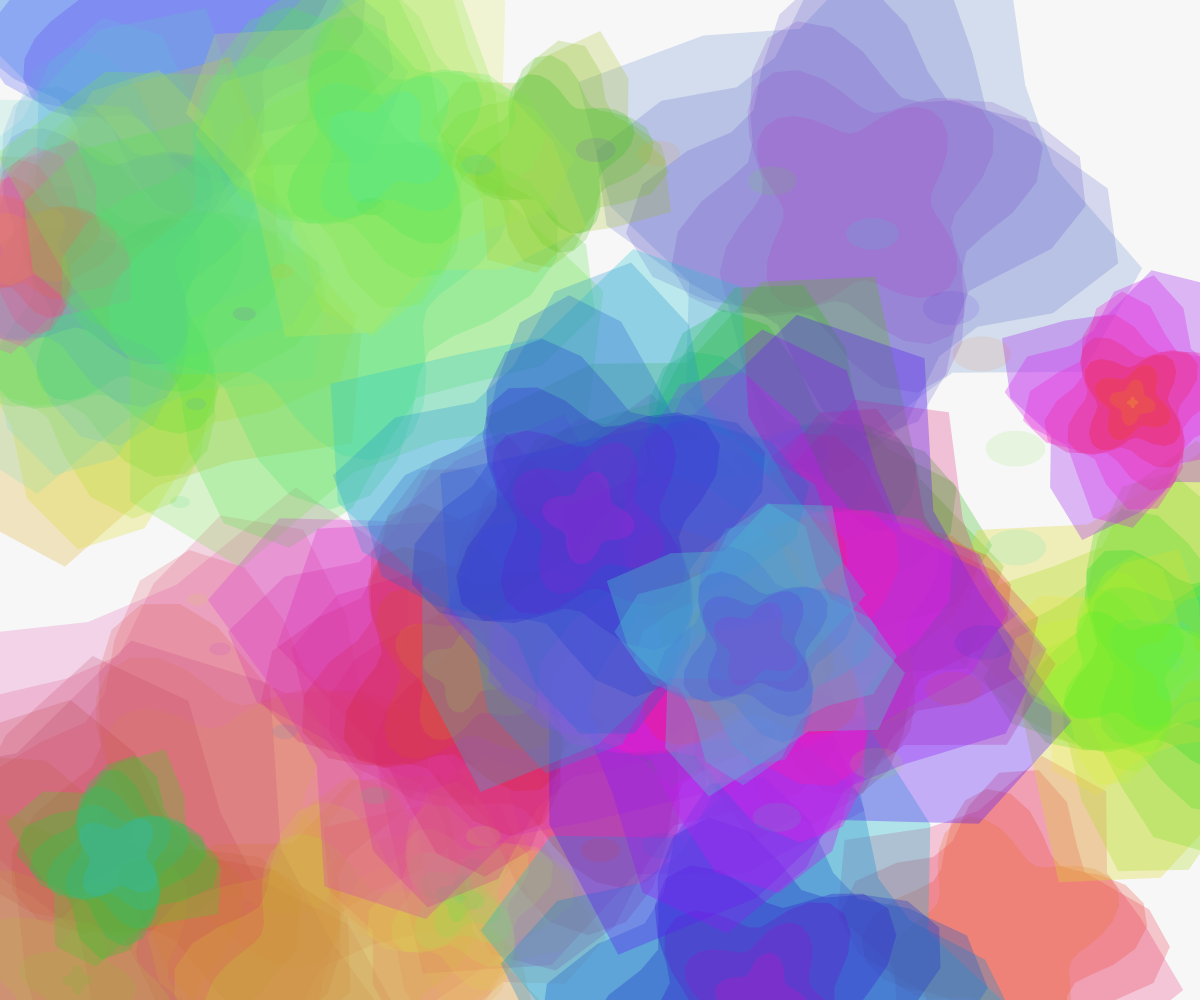
Frame 1 (no input)
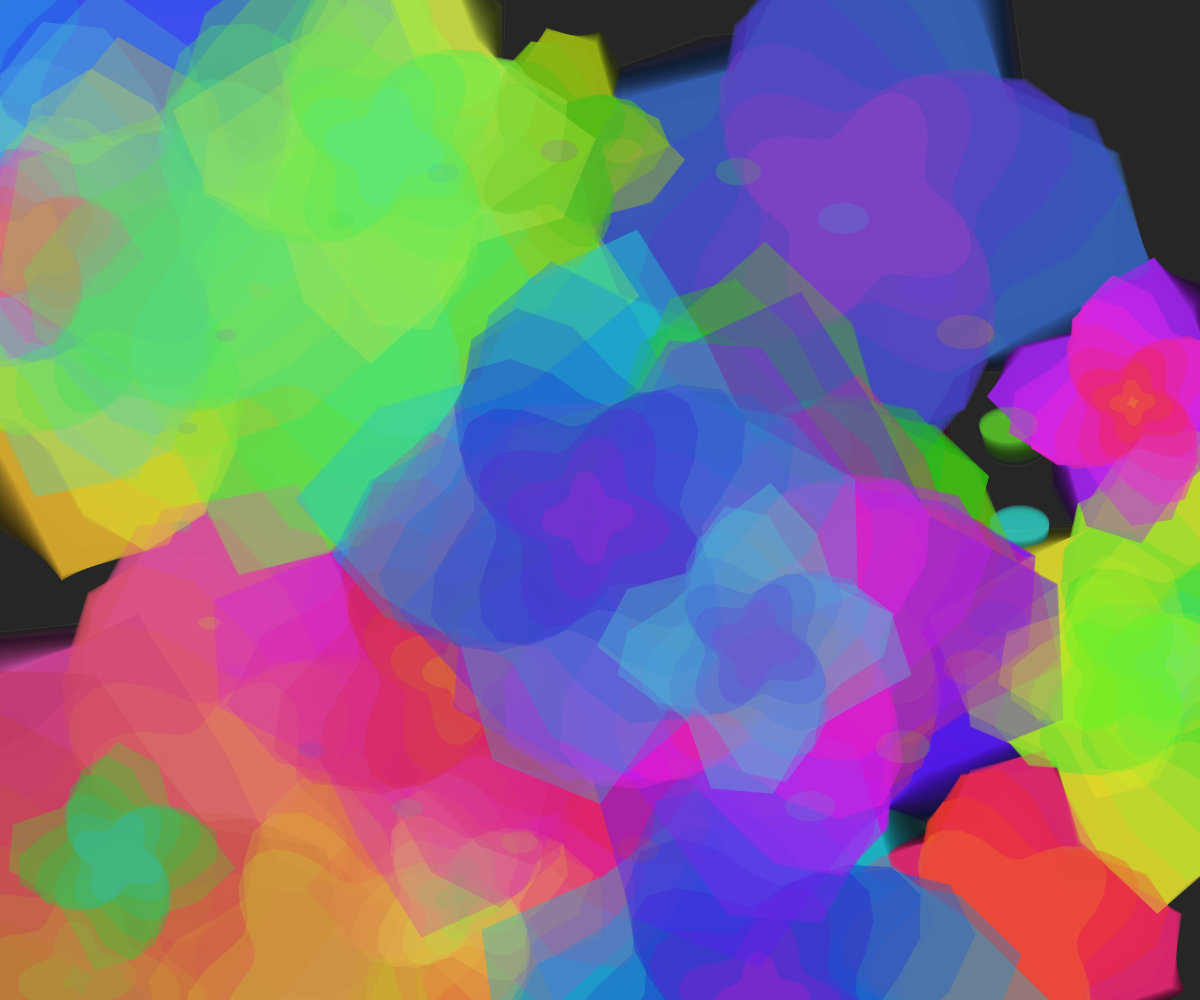
Frame 60 (no input)
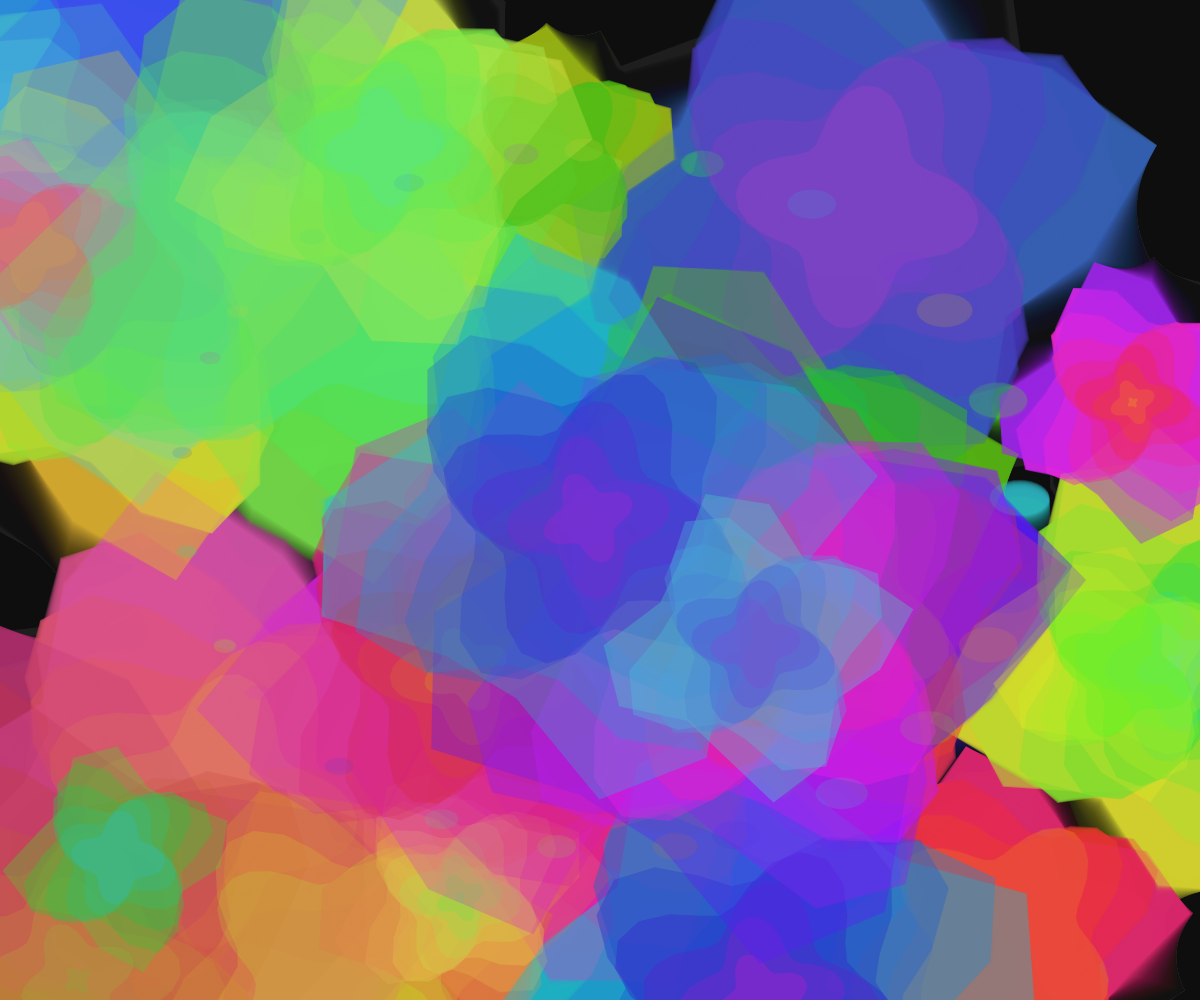
Frame 120 (the mouse pressed at the canvas centre since frame 60)

The p5.js sketch that drew these frames (run headless with seeded random() and noise() and a simulated clock; from frame 60 on, the mouse is pressed at the canvas centre):

// p5.js sketch
// ── sketch.js
let layers = [];
let time = 0;

function setup() {
  createCanvas(windowWidth, windowHeight);
  colorMode(HSB, 360, 100, 100, 1);
  noStroke();
  
  // Create layered geological structures
  for (let i = 0; i < 25; i++) {
    layers.push({
      centerX: random(width),
      centerY: random(height),
      baseRadius: random(80, 300),
      layerCount: floor(random(4, 10)),
      hueShift: random(360),
      saturation: random(60, 90),
      brightness: random(70, 95),
      alpha: random(0.15, 0.35),
      speed: random(0.001, 0.01)
    });
  }
}

function draw() {
  background(0, 0, 5, 0.03);
  
  time += 0.01;
  
  // Draw layered structures
  for (let i = 0; i < layers.length; i++) {
    let l = layers[i];
    
    push();
    translate(l.centerX, l.centerY);
    
    // Create shifting, organic patterns
    let rotation = time * l.speed;
    
    for (let j = 0; j < l.layerCount; j++) {
      let radius = l.baseRadius * (1 - j * 0.12);
      let angleOffset = rotation * (j + 1) + l.hueShift;
      
      // Create asymmetrical ring patterns
      let segments = floor(map(j, 0, l.layerCount-1, 15, 50));
      
      fill((angleOffset * 2 + j * 15) % 360, l.saturation, l.brightness, l.alpha);
      
      beginShape();
      for (let k = 0; k < segments; k++) {
        let angle = map(k, 0, segments, 0, TWO_PI) + angleOffset;
        let distortion = sin(time * 2 + angle * 4 + j) * 0.25;
        let r = radius * (1 + distortion);
        
        let x = cos(angle) * r;
        let y = sin(angle) * r;
        
        vertex(x, y);
      }
      endShape(CLOSE);
    }
    
    pop();
  }
  
  // Add dynamic color shifts
  for (let i = 0; i < 25; i++) {
    let x = (sin(time * 0.15 + i) * width * 0.35) + width * 0.5;
    let y = (cos(time * 0.12 + i) * height * 0.35) + height * 0.5;
    let size = sin(time * 0.2 + i) * 20 + 40;
    
    fill((time * 15 + i * 12) % 360, 75, 85, 0.12);
    ellipse(x, y, size, size * 0.6);
  }
}

function windowResized() {
  resizeCanvas(windowWidth, windowHeight);
}
